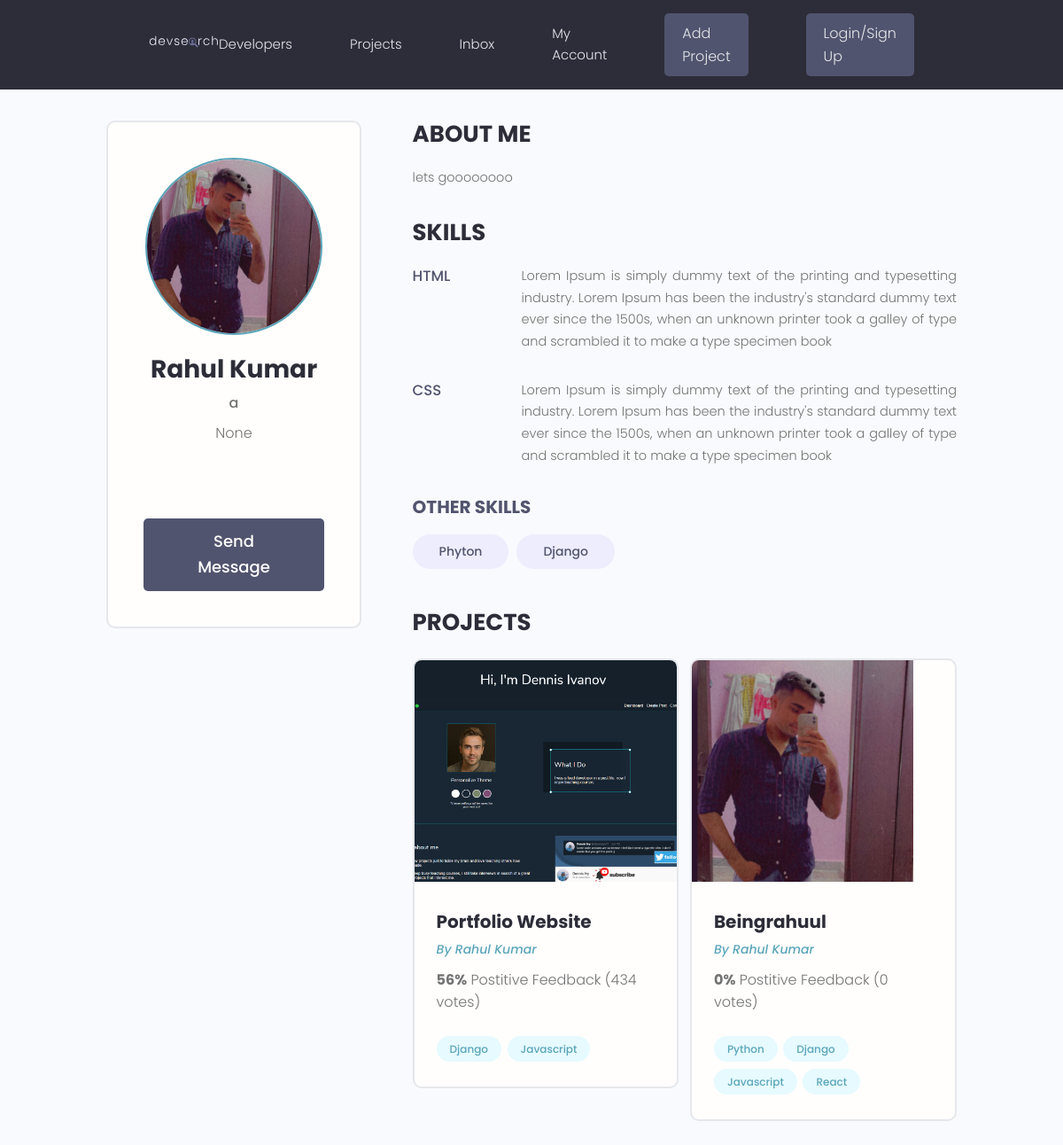
Screenshot of /profile/e054a2a5-459f-4b8f-8654-f5c47ddc13a0/ with the database file from the repository.
### user/models.py (models this page shows, shortened)
class Profile(models.Model):
    user =  models.OneToOneField(User, on_delete=models.CASCADE, null=True, blank=True)
    name = models.CharField(max_length=200, blank=True, null=True)
    username = models.CharField(max_length=200, blank=True, null=True)
    location = models.CharField(max_length=200, blank=True, null=True)
    email = models.EmailField(max_length=500, blank=True, null=True)
    short_intro = models.CharField(max_length=200, blank=True, null=True)
    bio = models.TextField(blank=True, null=True)
    profile_image = models.ImageField(null=True, blank=True, upload_to='profiles/', default='profiles/user-default.png' )
    social_github = models.CharField(max_length=200, blank=True, null=True)
    social_twitter = models.CharField(max_length=200, blank=True, null=True)
    social_linkedin = models.CharField(max_length=200, blank=True, null=True)
    social_youtube = models.CharField(max_length=200, blank=True, null=True)
    social_instagram = models.CharField(max_length=200, blank=True, null=True)
    created = models.DateTimeField(auto_now_add=True)
    id = models.UUIDField(default=uuid.uuid4, unique=True,
                          primary_key=True, editable=False)

class Skill(models.Model):
    owner = models.ForeignKey(Profile, on_delete=CASCADE, null=True, blank=True)
    name = models.CharField(max_length=200, blank=True, null=True)
    description = models.TextField(blank=True, null=True)
    created = models.DateTimeField(auto_now_add=True)
    id = models.UUIDField(default=uuid.uuid4, unique=True,
                          primary_key=True, editable=False)
    def __str__(self):
        return str(self.name)

### projects/models.py (models this page shows, shortened)
class Project(models.Model):
    owner = models.ForeignKey(Profile, null=True, blank=True, on_delete=models.SET_NULL)
    title = models.CharField(max_length=200)
    description = models.TextField(null=True, blank=True)
    featured_image = models.ImageField(null=True, blank=True, default='default.jpg')
    demo_link = models.CharField(max_length=2000, null=True, blank=True)
    source_link = models.CharField(max_length=2000, null=True, blank=True)
    tags = models.ManyToManyField('Tag', blank=True)
    vote_total = models.IntegerField(default=0, null=True, blank=True)
    vote_ratio = models.IntegerField(default=0, null=True, blank=True)
    created = models.DateTimeField(auto_now_add=True)
    id = models.UUIDField(default=uuid.uuid4, unique=True,
                          primary_key=True, editable=False)

class Tag(models.Model):
    Name = models.CharField(max_length=200)
    created = models.DateTimeField(auto_now_add=True)
    id = models.UUIDField(default=uuid.uuid4, unique=True,
                          primary_key=True, editable=False)
    def __str__(self):
        return self.Name

### user/views.py (the view)
# urls.py: path('profile/<str:pk>/', views.userProfile, name='user-profile')
def userProfile(request, pk):
    profile = Profile.objects.get(id=pk)
    topskills = profile.skill_set.exclude(description__exact='')
    otherskills = profile.skill_set.filter(description='')
    context = {
        'profile': profile,
        'topskills': topskills,
        'otherskills': otherskills,
    }
    return render(request, 'users/user-profile.html', context)

### user/templates/users/user-profile.html (shortened to what this page needs)
{% extends 'main.html' %}
{% block content %}
<main class="profile my-md">
    <div class="container">
      <div class="layout">
        <div class="column column--1of3">
          <div class="card text-center">
            <div class="card__body dev">
              <img class="avatar avatar--xl" src="{{profile.profile_image.url}}" />
              <h2 class="dev__name">{{profile.name}}</h2>
              <p class="dev__title">{{profile.short_intro}}</p>
              <p class="dev__location">{{profile.location}}</p>
              <ul class="dev__social">
              </ul>
              <a href="#" class="btn btn--sub btn--lg">Send Message</a>
            </div>
          </div>
        </div>
        <div class="column column--2of3">
          <div class="devInfo">
            <h3 class="devInfo__title">About Me</h3>
            <p class="devInfo__about">
                {{profile.bio}}
            </p>
          </div>
          <div class="devInfo">
            <h3 class="devInfo__title">Skills</h3>
            <div class="devInfo__skills">
            {% for skill in topskills %}
              <div class="devSkill">
                <h4 class="devSkill__title">{{skill}}</h4>
                <p class="devSkill__info">
                  {{skill.description}}
                </p>
              </div>
            {% endfor %}
              <h3 class="devInfo__subtitle">Other Skills</h3>
              <div class="devInfo__otherSkills">
                {% for skill in otherskills %}
                <span class="tag tag--pill tag--sub tag--lg">
                  <small>{{skill}}</small>
                </span>
                {% endfor %}
              </div>
            </div>
          </div>
          <div class="devInfo">
            <h3 class="devInfo__title">Projects</h3>
            <div class="grid grid--two">
                {% for project in profile.project_set.all %}
              <div class="column">
                <div class="card project">
                  <a href="{% url 'project' project.id %}" class="project">
                    <img class="project__thumbnail" src="{{project.featured_image.url}}" alt="project thumbnail" />
                    <div class="card__body">
                      <h3 class="project__title">{{project.title}}</h3>
                      <p><a class="project__author" href="{% url 'user-profile' profile.id %}">By {{project.owner.name}}</a></p>
                      <p class="project--rating">
                        <span style="font-weight: bold;">{{project.vote_ratio}}%</span> Postitive
                        Feedback ({{project.vote_total}} vote{{project.vote_total|pluralize:"s"}})
                      </p>
                      <div class="project__tags">
                        {% for tag in project.tags.all %}
                        <span class="tag tag--pill tag--main">
                          <small>{{tag}}</small>
                        </span>
                        {% endfor %}
                      </div>
                    </div>
                  </a>
                </div>
            </div>
            {% endfor %}
            </div>
          </div>
        </div>
      </div>
    </div>
  </main>
{% endblock %}

### static/styles/app.css (style rules this page uses)
:root { --color-sub: #2d2d39; }
.btn--sub { background-color: var(--color-sub-light); }
.card { border: 2px solid var(--color-light); }
img { width: 100%; }
.profile .card > .dev { padding: 4rem; }
.dev__name { color: var(--color-sub); font-size: 2.8rem; font-weight: 700; margin-top: 1rem; margin-bottom: 0.5rem; }
.dev__title { font-size: 1.6rem; font-weight: 500; line-height: 1.3; }
.dev__location { margin-top: 1rem; }
.dev__social { margin: 3rem 0; list-style: none; display: flex; justify-content: center; gap: 1.5rem; }
.devInfo { margin-bottom: 3rem; }
.devInfo__title, .devInfo__subtitle { font-size: 2.6rem; color: var(--color-sub); text-transform: uppercase; font-weight: 700; margin-bottom: 1.5rem; }
.devInfo__subtitle { font-size: 2rem; color: var(--color-sub-light); }
.devInfo__about, .devSkill__info { font-size: 1.45rem; line-height: 1.7; text-align: justify; }
.devSkill { margin-bottom: 3rem; }
.devSkill__title { font-size: 1.65rem; font-weight: 500; color: var(--color-sub-light); }
@media screen and (min-width: 700px) { .devSkill { display: flex; justify-content: space-between; gap: 3rem; } }
@media screen and (min-width: 700px) { .devSkill__info { flex-basis: 80%; } }
.project__author { font-size: 1.4rem; font-style: italic; }
.project--rating { margin-bottom: 1.6em; margin-top: .5em; }
.project__thumbnail { height: 25rem; object-fit: cover; object-position: top center; }
.project__title { font-size: 2rem; font-weight: 700; color: var(--color-sub); }

### static/uikit/styles/modules/_variables.css (style rules this page uses)
:root { --color-main: #5aa5b9; --color-main-light: #e6faff; --color-sub: #3f4156; --color-sub-light: #51546e; --color-sub-lighter: #ededfd; --color-text: #737373; --color-gray: #8b8b8b; --color-light: #e5e7eb; --color-light-gray: #767676; --color-bg: #f8fafd; --color-white: #fffefd; --color-white-light: #f3f3f3; --color-success: #359e64; --color-success-bg: #def8e8; --color-error: #fc4b0b; --color-error-bg: #fff2ee; --font-base: 'Poppins', arial, helvetica, 'Segoe UI', roboto, ubuntu, sans-serif; --font-monospace: 'Fira Code', 'Courier New', courier, monospace; --font-regular: 300; --font-medium: 500; --font-bold: 700; --generic-shadow: 1px 1px 5px #00000010; --generic-transition: all 0.3s ease-in-out; }

### static/uikit/styles/modules/_base.css (style rules this page uses)
* { margin: 0; padding: 0; box-sizing: border-box; text-rendering: optimizeLegibility; color: inherit; font-size: inherit; }
html { font-size: 50%; }
@media only screen and (min-width: 480px) { html { font-size: 56.25%; } }
@media only screen and (min-width: 1200px) { html { font-size: 62.5%; } }
body { line-height: 1.6; font-weight: 400; font-size: 1.5rem; color: var(--color-text); background-color: var(--color-bg); min-height: 100vh; }

### static/uikit/styles/modules/_typography.css (style rules this page uses)
* { font-family: var(--font-base); }
h2 { font-size: 3.6rem; font-weight: var(--font-bold); }
h3 { font-size: 3.2rem; font-weight: var(--font-medium); }
h4 { font-size: 2.8rem; font-weight: var(--font-medium); }
p, span, strong { font-size: 1.6rem; color: var(--color-text); font-weight: var(--font-regular); }
a { padding-bottom: 2px; text-decoration: none; display: inline-block; color: var(--color-main); font-weight: var(--font-medium); }

### static/uikit/styles/modules/_utilities.css (style rules this page uses)
.container { width: 92%; max-width: 165rem; margin: 0 auto; box-sizing: border-box; }
@media screen and (min-width: 1000px) { .container { width: 90%; } }
@media screen and (min-width: 1200px) { .container { width: 80%; } }
.text-center { text-align: center; }
.my-md { margin: 3rem auto; }

### static/uikit/styles/modules/_avatar.css (style rules this page uses)
.avatar { border-radius: 50%; border: 2px solid var(--color-main); object-fit: cover; }
.avatar--xl { height: 20rem; width: 20rem; }

### static/uikit/styles/modules/_button.css (style rules this page uses)
.btn { display: inline-block; position: relative; cursor: pointer; background-color: var(--color-light); font-weight: var(--font-medium); color: var(--color-sub); text-decoration: none; padding: 1rem 2rem; border-radius: 0.5rem; border: none; width: -webkit-fit-content; width: -moz-fit-content; width: fit-content; height: -webkit-fit-content; height: -moz-fit-content; height: fit-content; font-size: 1.6rem; outline-width: 0; outline-color: transparent; -webkit-backface-visibility: hidden; backface-visibility: hidden; transition: all 0.3s ease-in-out; }
.btn--sub { background-color: var(--color-sub); color: var(--color-white); }
.btn--lg { font-size: 1.8rem; padding: 1.2rem 4.5rem; }

### static/uikit/styles/modules/_card.css (style rules this page uses)
.card { border-radius: 1rem; background-color: var(--color-white); border: 1.5px solid var(--color-light); width: auto; height: auto; margin-top: 0.5rem; margin-bottom: 0.5rem; overflow: hidden; }
.card__body, .card__header { padding: 2rem 2.5rem; }

### rows the page displays
Profile: profile_image (picture), name "Rahul Kumar", short_intro "a", location "None", bio "lets goooooooo"
Skill: name "HTML", description "Lorem Ipsum is simply dummy text of the printing and typesetting industry. Lorem Ipsum has been the industry's standard dummy text ever since the 1500s, when an unknown printer took a galley of type and scrambled it to make a type specimen book"
Skill: name "CSS", description "Lorem Ipsum is simply dummy text of the printing and typesetting industry. Lorem Ipsum has been the industry's standard dummy text ever since the 1500s, when an unknown printer took a galley of type and scrambled it to make a type specimen book"
Skill: name "Phyton"
Skill: name "Django"
Project: featured_image (picture), title "Portfolio Website", owner.name "Rahul Kumar", vote_ratio "56", vote_total "434"
Tag: Name "Django"
Tag: Name "Javascript"
Project: featured_image (picture), title "Beingrahuul", owner.name "Rahul Kumar", vote_ratio "0", vote_total "0"
Tag: Name "Python"
Tag: Name "React"
